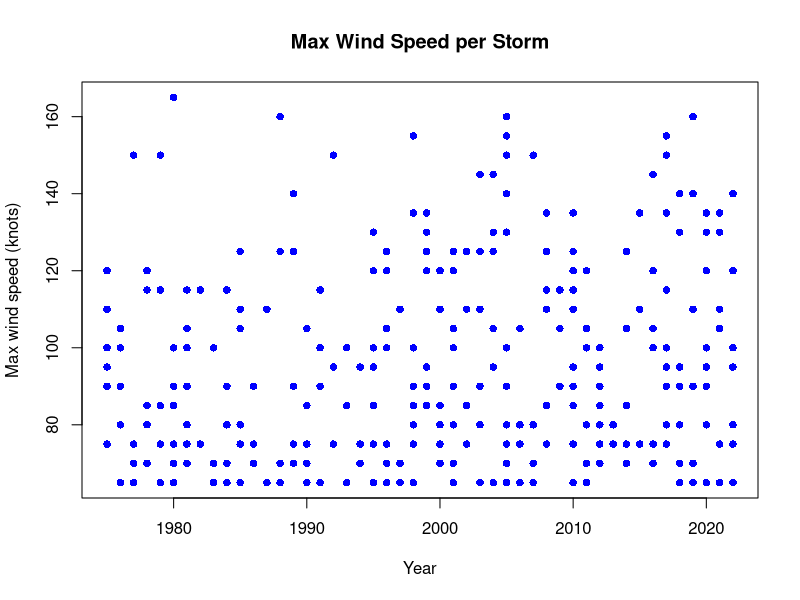
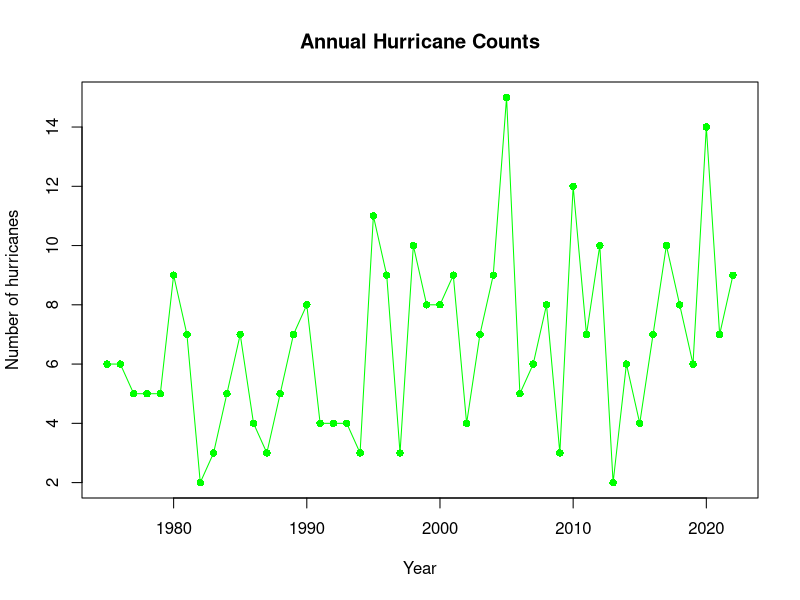
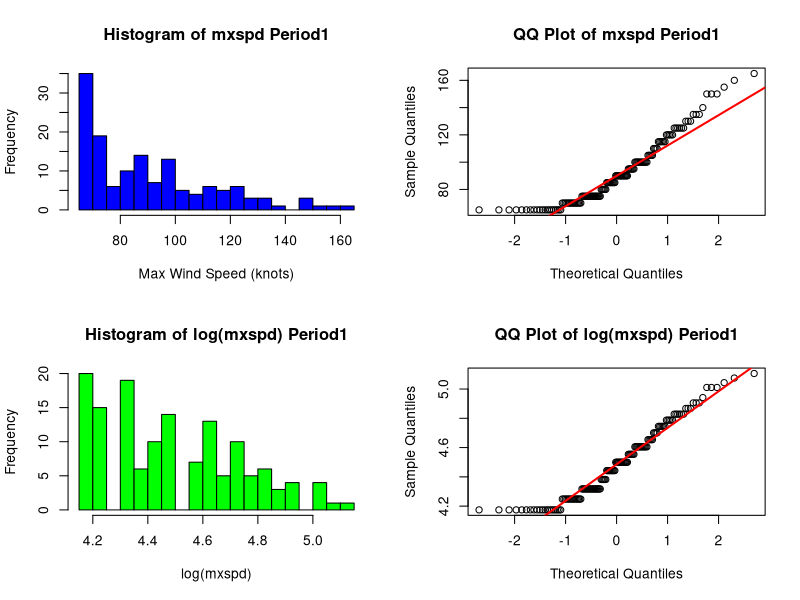
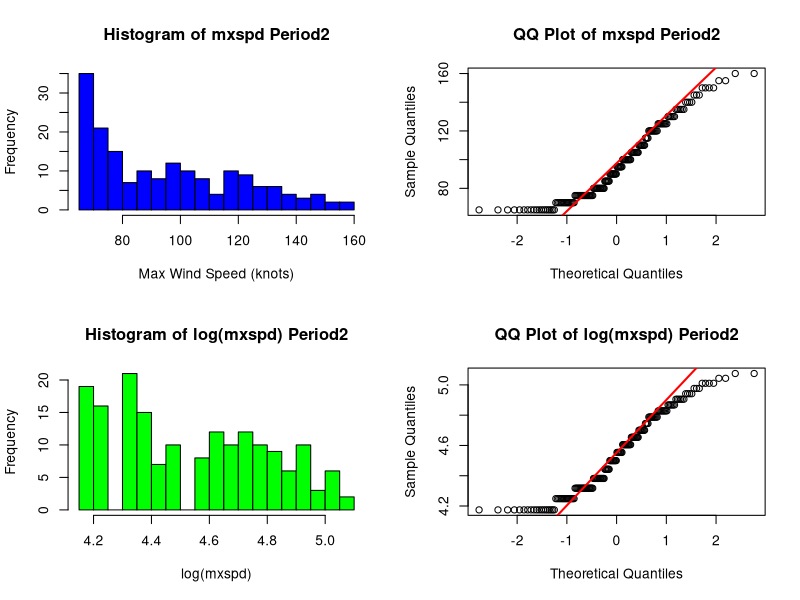
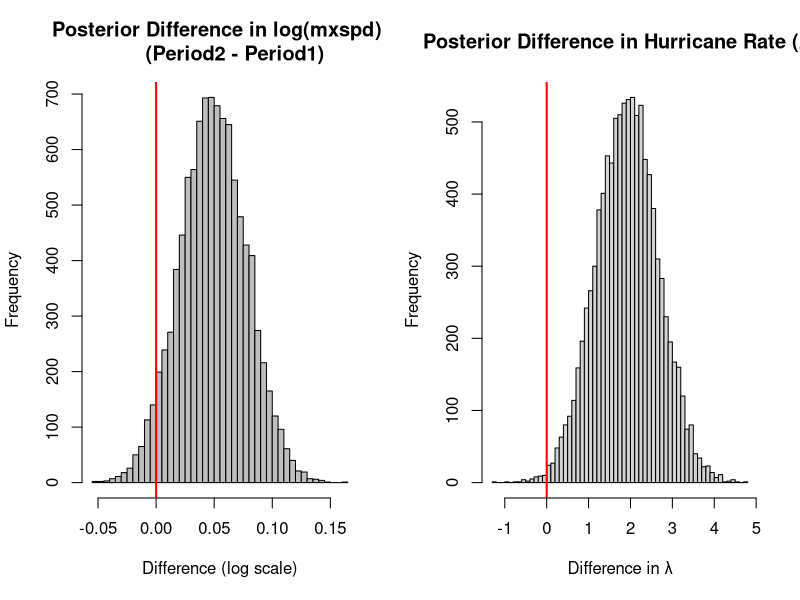

Here is the R script that generated these plots, in order:
# ====================================================
# ST440/540 Applied Bayesian Analysis – Exam 1
# Due Date: February 17, 2025
# Author: Saurabh Gupta
# ====================================================

# ----- 1. Likelihood and Graphical Assessment -----
library(dplyr)
data("storms")
# Only analyze hurricanes
storms <- storms[!is.na(storms$category),]  

# Extract basic variables from storms
year <- storms$year
name <- paste0(storms$name, "_", storms$year)
wind <- storms$wind

# Create unique storm identifiers and extract max wind speed per storm
uni <- unique(name)
n <- length(uni)
year_storm <- rep(0, n)
mxspd <- rep(0, n)
for(i in 1:length(uni)) {
  # For each unique storm, use all observations with that identifier
  year_storm[i] <- min(year[name == uni[i]])
  mxspd[i] <- max(wind[name == uni[i]])
}

# Compute annual hurricane counts
year_counts <- as.numeric(names(table(year_storm)))
cnt <- as.vector(table(year_storm))

# Plot maximum wind speed by storm year and annual counts (base R)
plot(year_storm, mxspd, xlab="Year", ylab="Max wind speed (knots)",
     main="Max Wind Speed per Storm", pch=16, col="blue")
plot(year_counts, cnt, xlab="Year", ylab="Number of hurricanes",
     main="Annual Hurricane Counts", type="o", col="green", pch=16)


# Split data into Period1: 1975 - 1999 and Period2: 2000 - 2021
period <- ifelse(year_storm < 2000, "Period1", "Period2")
# For annual counts, find period based on year
period_year <- ifelse(year_counts < 2000, "Period1", "Period2")

# For maximum wind speed analysis, find log transformed mxspd
log_mxspd <- log(mxspd)

# Plot histograms and QQ plots for each period (raw and log transformed)
par(mfrow=c(2,2))
for(p in c("Period1", "Period2")) {
  idx <- (period == p)
  raw_data <- mxspd[idx]
  log_data <- log_mxspd[idx]
  
  hist(raw_data, main=paste("Histogram of mxspd", p),
       xlab="Max Wind Speed (knots)", col="blue", breaks=20)
  qqnorm(raw_data, main=paste("QQ Plot of mxspd", p))
  qqline(raw_data, col="red", lwd=2)
  
  hist(log_data, main=paste("Histogram of log(mxspd)", p),
       xlab="log(mxspd)", col="green", breaks=20)
  qqnorm(log_data, main=paste("QQ Plot of log(mxspd)", p))
  qqline(log_data, col="red", lwd=2)
}
par(mfrow=c(1,1))

# ------------------------------------------------------------
# 2. Conjugate Uninformative Prior Distributions
# ------------------------------------------------------------
#
# For Maximum Wind Speed (log-transformed):
#   Likelihood: log(mxspd_i) ~ N(μ, σ²)
#
#   Priors (vague, conjugate):
#     μ | σ² ~ N(μ₀, σ²/τ₀)   where μ₀ = mean(all_log_mxspd), τ₀ = 0.001
#     σ²    ~ Inverse-Gamma(α₀, β₀)   with α₀ = 0.001, β₀ = 0.001
#
# For Hurricane Counts:
#   Likelihood: Y ~ Poisson(λ)
#
#   Prior:
#     λ ~ Gamma(a₀, b₀) with a₀ = 0.01 and b₀ = 0.01

# Set priors for log (mxspd) analysis
all_log <- log_mxspd
mu0 <- mean(all_log)
tau0 <- 0.001
alpha0 <- 0.001
beta0 <- 0.001

# Set priors for hurricane counts
a0_pois <- 0.01
b0_pois <- 0.01

# ------------------------------------------------------------
# 3. Posterior Summaries and Testing for Difference Between Periods
# ------------------------------------------------------------
# For log(mxspd):
#
#   Posterior (conjugate for Normal likelihood):
#     τₙ = τ₀ + n
#     μₙ = (τ₀μ₀ + n·x̄)/(τ₀+n)
#     αₙ = α₀ + n/2
#     βₙ = β₀ + 0.5*(n-1)*s² + (τ₀·n*(x̄-μ₀)²)/(2*(τ₀+n))
#
# Find posterior samples for Period1 and Period2 and then find the difference.
#
# For Hurricane Counts
#   Posterior:
#     λ | Y ~ Gamma(a₀ + ΣY, b₀ + n)
#
# Find posterior samples for each period and find the difference.

# Find posterior parameters for log(mxspd)
calculate_posterior <- function(data, mu0, tau0, alpha0, beta0) {
  n <- length(data)
  xbar <- mean(data)
  s2 <- var(data)
  tau_n <- tau0 + n
  mu_n <- (tau0 * mu0 + n * xbar) / tau_n
  alpha_n <- alpha0 + n / 2
  beta_n <- beta0 + 0.5 * (n-1) * s2 + (tau0 * n * (xbar - mu0)^2) / (2 * tau_n)
  return(list(mu_n=mu_n, tau_n=tau_n, alpha_n=alpha_n, beta_n=beta_n, n=n))
}

# Separate log(mxspd) for each period
log_period1 <- log_mxspd[period == "Period1"]
log_period2 <- log_mxspd[period == "Period2"]

# Compute posterior parameters for each period
posterior_log_period1 <- calculate_posterior(log_period1, mu0,tau0,alpha0,beta0)
posterior_log_period2 <- calculate_posterior(log_period2, mu0,tau0,alpha0,beta0)

set.seed(123)
n_samples <- 10000

# For Period 1
sigma2_period1 <- 1 / rgamma(n_samples, shape = posterior_log_period1$alpha_n, 
                        rate = posterior_log_period1$beta_n)
mu_samples_period1 <- rnorm(n_samples, mean = posterior_log_period1$mu_n, 
                       sd = sqrt(sigma2_period1 / posterior_log_period1$tau_n))

# For Period 2
sigma2_period2 <- 1 / rgamma(n_samples, shape = posterior_log_period2$alpha_n, 
                        rate = posterior_log_period2$beta_n)
mu_samples_period2 <- rnorm(n_samples, mean = posterior_log_period2$mu_n, 
                       sd = sqrt(sigma2_period2 / posterior_log_period2$tau_n))

# Posterior difference (Period2 - Period1)
diff_mu <- mu_samples_period2 - mu_samples_period1
point_estimate_diff <- mean(diff_mu)
standard_error_diff <- sd(diff_mu)
print(paste("Posterior difference in mean log(mxspd):", point_estimate_diff))
print(paste("Standard error:", standard_error_diff))

# For hurricane counts
# Create indices for each period
index1 <- year_counts < 2000
index2 <- year_counts >= 2000

# Separate annual counts by period
count_period1 <- cnt[index1]
count_period2 <- cnt[index2]

# Number of years in each period
n_period1 <- sum(index1)
n_period2 <- sum(index2)

# Compute posterior parameters for λ (Poisson likelihood)
posterior_count_period1 <- list(a_post = a0_pois + sum(count_period1),
                    b_post = b0_pois + n_period1)
posterior_count_period2 <- list(a_post = a0_pois + sum(count_period2),
                    b_post = b0_pois + n_period2)

# Draw posterior samples for λ in each period
lambda_samples_p1 <- rgamma(n_samples, shape = posterior_count_period1$a_post, 
                            rate = posterior_count_period1$b_post)
lambda_samples_p2 <- rgamma(n_samples, shape = posterior_count_period2$a_post, 
                            rate = posterior_count_period2$b_post)

# Posterior difference for hurricane counts:
diff_lambda <- lambda_samples_p2 - lambda_samples_p1
point_estimate_lambda <- mean(diff_lambda)
standard_error_lambda <- sd(diff_lambda)
print(paste("Posterior difference in λ :", point_estimate_lambda))
print(paste("Standard error:", standard_error_lambda))

par(mfrow=c(1,2))
hist(diff_mu, breaks=50, main="Posterior Difference in log(mxspd) 
     (Period2 - Period1)",
     xlab="Difference (log scale)", col="gray")
abline(v=0, col="red", lwd=2)

hist(diff_lambda, breaks=50, main="Posterior Difference in Hurricane Rate (λ)",
     xlab="Difference in λ", col="lightgray")
abline(v=0, col="red", lwd=2)
par(mfrow=c(1,1))

# ------------------------------------------------------------
# 4. Sensitivity Analysis: Check if results are sensitive to priors
# ------------------------------------------------------------
# For log(mxspd): Use alternative hyperparameters
tau0_alternate <- 0.01; 
alpha0_alternate <- 0.01; 
beta0_alternate <- 0.01

posterior_log_period1_alt <- calculate_posterior(log_period1, mu0, 
                             tau0_alternate, alpha0_alternate, beta0_alternate)
posterior_log_period2_alt <- calculate_posterior(log_period2, mu0, 
                             tau0_alternate, alpha0_alternate, beta0_alternate)

# Find posterior samples for μ in each period 
sigma2_period1_alt <- 1 / rgamma(n_samples, 
                            shape = posterior_log_period1_alt$alpha_n, 
                            rate = posterior_log_period1_alt$beta_n)
mu_samples_period1_alt <- rnorm(n_samples, mean =posterior_log_period1_alt$mu_n, 
                sd = sqrt(sigma2_period1_alt / posterior_log_period1_alt$tau_n))

sigma2_period2_alt <- 1 / rgamma(n_samples, 
                            shape = posterior_log_period2_alt$alpha_n, 
                            rate = posterior_log_period2_alt$beta_n)
mu_samples_period2_alt <- rnorm(n_samples, mean =posterior_log_period2_alt$mu_n, 
                sd = sqrt(sigma2_period2_alt / posterior_log_period2_alt$tau_n))

diff_mu_alt <- mu_samples_period2_alt - mu_samples_period1_alt
print(paste("Sensitivity Analysis for log(mxspd) - Difference Alternate Prior:",
            mean(diff_mu_alt)))
print(paste("Sensitivity Analysis for log(mxspd)- Std Error:", sd(diff_mu_alt)))

# For hurricane counts, alternative prior hyperparameters
a0_pois_alt <- 0.1
b0_pois_alt <- 0.1

index1 <- year_counts < 2000
index2 <- year_counts >= 2000
n_period1 <- sum(index1)
n_period2 <- sum(index2)
count_period1 <- cnt[index1]
count_period2 <- cnt[index2]
total_period1 <- sum(count_period1)
total_period2 <- sum(count_period2)

# Find posterior parameters for each period
posterior_count_period1_alt <- list(a_post = a0_pois_alt + total_period1,
                        b_post = b0_pois_alt + n_period1)
posterior_count_period2_alt <- list(a_post = a0_pois_alt + total_period2,
                        b_post = b0_pois_alt + n_period2)

# Posterior samples for lambda
lambda_samples_p1_alt <- rgamma(n_samples, 
                                shape = posterior_count_period1_alt$a_post, 
                                rate = posterior_count_period1_alt$b_post)
lambda_samples_p2_alt <- rgamma(n_samples, 
                                shape = posterior_count_period2_alt$a_post, 
                                rate = posterior_count_period2_alt$b_post)

diff_lambda_alt <- lambda_samples_p2_alt - lambda_samples_p1_alt
print(paste("Sensitivity Analysis (Hurricane Counts) - Difference (Alt Prior):", 
            mean(diff_lambda_alt)))
print(paste("Sensitivity Analysis (Hurricane Counts) - Std Error:", 
            sd(diff_lambda_alt)))

